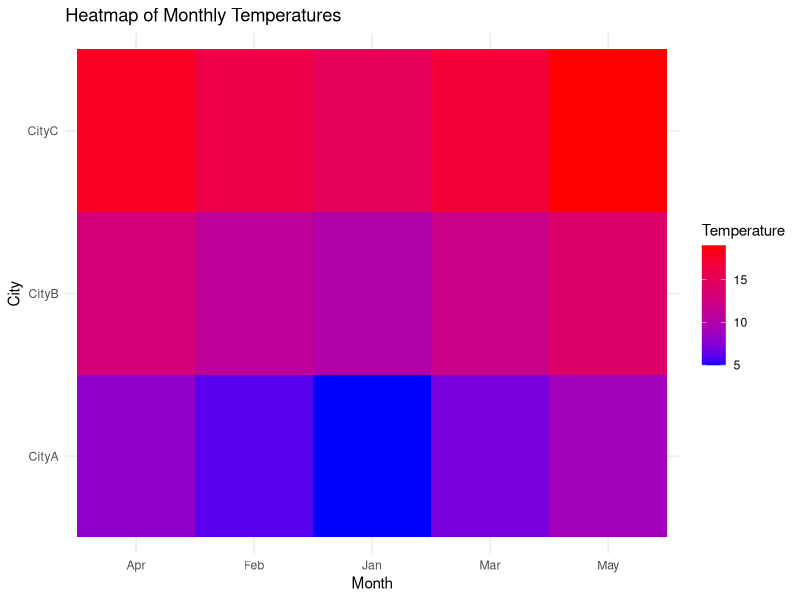

Reproduce this figure in R.
# Load required libraries
library(ggplot2)
library(reshape2)

# Prepare the data
data <- data.frame(
  Month = c('Jan', 'Feb', 'Mar', 'Apr', 'May'),
  CityA = c(5, 6, 7, 8, 9),
  CityB = c(10, 11, 12, 13, 14),
  CityC = c(15, 16, 17, 18, 19)
)

# Reshape the data to long format
data_long <- melt(data, id.vars = 'Month', variable.name = 'City', value.name = 'Temperature')

# Create the heatmap
ggplot(data_long, aes(x = Month, y = City, fill = Temperature)) +
  geom_tile() +
  scale_fill_gradient(low = "blue", high = "red") +
  labs(title = "Heatmap of Monthly Temperatures", x = "Month", y = "City") +
  theme_minimal()


